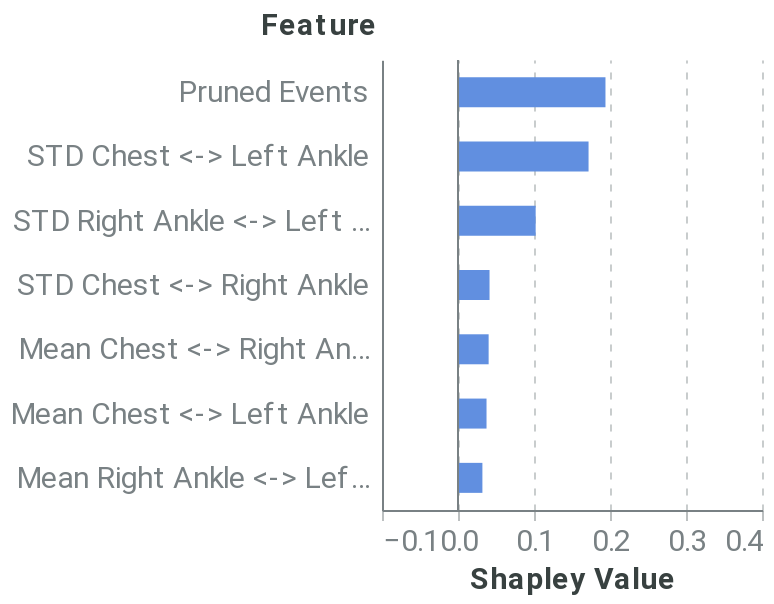

Here is the notebook cell this chart was saved with:
### Markdown cell above
##### Feature-level explanation

### Code cell
feature_dict = {'rs': 42, 'nsamples': 32000, 'feature_names': model_features, 'plot_features': plot_feats}
feature_data = local_feat(f, pos_x_data, feature_dict, positive_sequence_id, sequence_id_feat, average_event, pruning_idx)
feature_plot = plot_feat_barplot(feature_data, feature_dict.get('top_feats'), feature_dict.get('plot_features'))
feature_plot

### Figure 1 — Vega-Lite specification as saved in the notebook (floating-point values rounded to 4 significant figures)
{"config": {"axis": {"domain": true, "domainColor": "#798184", "grid": false, "gridColor": "#798184", "gridOpacity": 0.5, "gridDash": [3, 5], "gridWidth": 0.8, "gridCap": "round", "labelPadding": 3, "labelFont": "Roboto", "labelColor": "#798184", "tickSize": 5, "tickColor": "#798184", "tickOpacity": 0.5, "titleColor": "#384140", "titleFont": "Roboto", "titleFontSize": 12}, "axisBand": {"domain": true, "ticks": false, "labelPadding": 7}, "axisY": {"domain": false, "titleAlign": "left", "titleAngle": 0, "titleX": -20, "titleY": -10}, "legend": {"labelColor": "#798184", "labelFontSize": 12, "symbolSize": 40, "titleColor": "#384140", "titleFontSize": 12, "titlePadding": 10, "titleFont": "Roboto", "labelFont": "Roboto"}, "line": {"stroke": "#618FE0", "strokeWidth": 2}, "rule": {"stroke": "#798184"}, "path": {"stroke": "#618FE0", "strokeWidth": 0.5}, "rect": {"fill": "#618FE0"}, "point": {"filled": true, "shape": "circle"}, "shape": {"stroke": "#618FE0"}, "bar": {"fill": "#618FE0", "stroke": null}, "text": {"font": "Roboto", "color": "#384140", "fontSize": 12}, "arc": {"stroke": "#fff", "strokeWidth": 1}, "range": {"category": ["#618FE0", "#50D0B0", "#E17560", "#E8B474", "#D889C4", "#34A3BC", "#A583A4"], "ramp": ["#001854", "#002f72", "#04478e", "#1e5fab", "#4477c5", "#6290e1", "#7ea9fd", "#9ec7ff", "#bde4ff"], "heatmap": ["#001854", "#002f72", "#04478e", "#1e5fab", "#4477c5", "#6290e1", "#7ea9fd", "#9ec7ff", "#bde4ff"], "diverging": ["#003b26", "#006b52", "#1aa082", "#55d5b5", "#f5f5f5", "#ffaa92", "#d16f5b", "#9e392c", "#650200"]}, "title": {"anchor": "start", "fontSize": 20, "color": "#384140", "fontWeight": "bold", "offset": 20, "font": "Roboto", "subtitleColor": "#384140", "subtitleFontSize": 16}, "header": {"labelFontSize": 12, "titleFontSize": 16, "labelColor": "#384140", "titleColor": "#384140", "titleFont": "Roboto", "labelFont": "Roboto"}, "group": {"fill": "white"}, "background": "white", "view": {"stroke": "transparent", "continuousHeight": 300, "continuousWidth": 400}}, "layer": [{"data": {"name": "data-a7fffab3d9c8e6d7e756a5e3c3816c48"}, "mark": {"type": "bar", "size": 15, "thickness": 1}, "encoding": {"x": {"type": "quantitative", "axis": {"grid": true, "labelFontSize": 15, "title": "Shapley Value", "titleFontSize": 15}, "field": "Shapley Value", "scale": {"domain": [-0.1, 0.4]}}, "y": {"type": "nominal", "axis": {"labelFontSize": 15, "title": "Feature", "titleFontSize": 15, "titleX": -61}, "field": "Feature", "sort": {"field": "sort_col", "order": "descending"}}}}, {"data": {"name": "data-9c00aa9dc2b1c1a0b4bf9b34ead12925"}, "mark": {"type": "rule", "color": "#798184"}, "encoding": {"x": {"type": "quantitative", "field": "x"}}}], "height": 225, "width": 190, "$schema": "https://vega.github.io/schema/vega-lite/v4.8.1.json", "datasets": {"data-a7fffab3d9c8e6d7e756a5e3c3816c48": [{"Random seed": 42, "NSamples": 32000, "Feature": "Mean Chest <-> Right Ankle", "Shapley Value": 0.04031, "sort_col": 0.04031}, {"Random seed": 42, "NSamples": 32000, "Feature": "STD Chest <-> Right Ankle", "Shapley Value": 0.04149, "sort_col": 0.04149}, {"Random seed": 42, "NSamples": 32000, "Feature": "Mean Chest <-> Left Ankle", "Shapley Value": 0.03753, "sort_col": 0.03753}, {"Random seed": 42, "NSamples": 32000, "Feature": "STD Chest <-> Left Ankle", "Shapley Value": 0.1718, "sort_col": 0.1718}, {"Random seed": 42, "NSamples": 32000, "Feature": "Mean Right Ankle <-> Left Ankle", "Shapley Value": 0.03211, "sort_col": 0.03211}, {"Random seed": 42, "NSamples": 32000, "Feature": "STD Right Ankle <-> Left Ankle", "Shapley Value": 0.1022, "sort_col": 0.1022}, {"Random seed": 42, "NSamples": 32000, "Feature": "Pruned Events", "Shapley Value": 0.194, "sort_col": 0.194}], "data-9c00aa9dc2b1c1a0b4bf9b34ead12925": [{"x": 0}]}}
